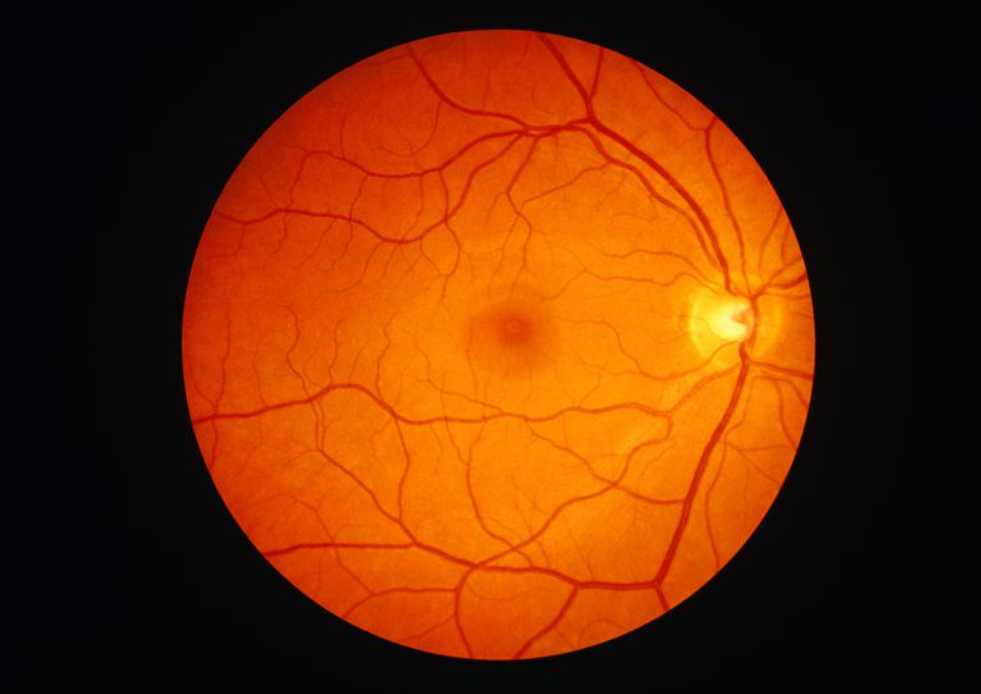
#> input picture retina.png, 981 x 694 px
$ python -i filter_image.py   (imports and definitions only)
#> lines starting #> are read from the running program, lines starting #| are printed output that depends on the picture
#> further down, picture is the input picture: shape (694, 981, 3); mean B, G, R 5.4, 44.9, 107.6
import cv2
import numpy as np
from . import _check_
from . import plots_image

def get_imagesDict_basic_formats(img, imgFormat = 'BGR', show = False):
    '''
    Applies basic transformation on the input image and saves it in a dictionary.
    Operations are:
        - splitting in RGB
        - splitting in HSV
        - splitting in LAB
        - grayscale

    Parameters
    ----------
    img : matrix width*height*3
        assumed BGR, it's possible to specify it's RGB with imgFormat flag.
    imgFormat : string, optional
        image format, can be either BGR or RGB. The default is 'BGR'.
    show : bool, optional
        if showing the plot of the dictionary. The default is False.

    Returns
    -------
    imagesDict : dictionary
        contains as keys the name of the corresponding image.

    '''
#> called with imgFormat = 'BGR', show = False
    # check image format
    validImgFormats = ['BGR', 'RGB']
    assert imgFormat in validImgFormats, \
    f"imgFormat not valid, possible values are: {validImgFormats}"

    if imgFormat == 'BGR':
        img = cv2.cvtColor(img, cv2.COLOR_BGR2RGB)

    # conversion
    img_gray = cv2.cvtColor(img, cv2.COLOR_RGB2GRAY)
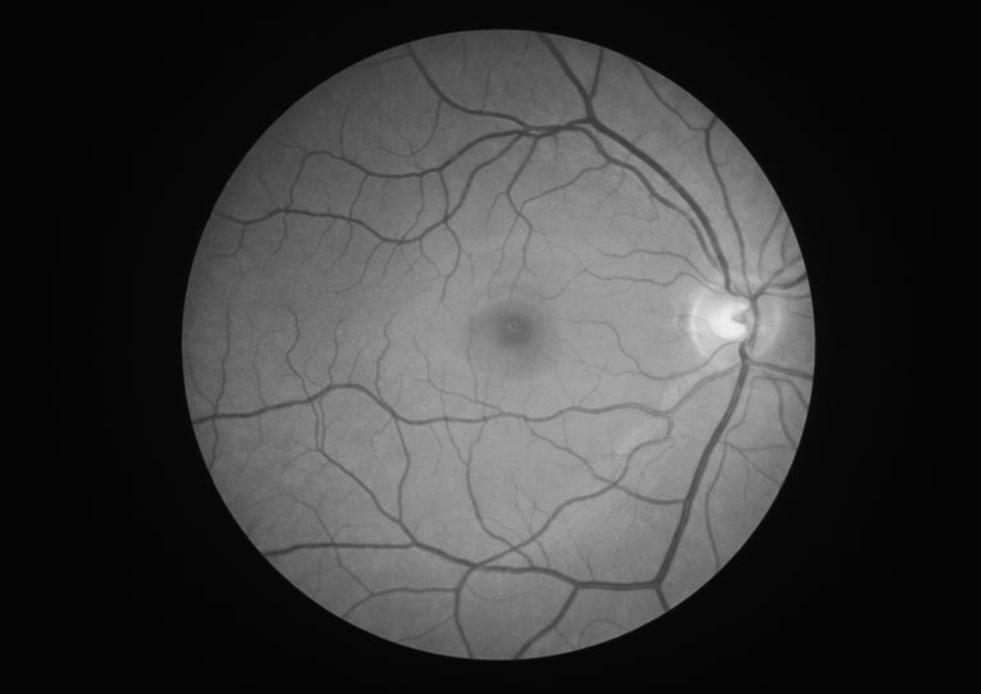
#> img_gray: shape (694, 981); min 1, max 240, mean 59.1
    img_hsv = cv2.cvtColor(img, cv2.COLOR_RGB2HSV)
#> img_hsv: shape (694, 981, 3); mean H, S, V 53.8, 172.5, 109
    img_hls = cv2.cvtColor(img, cv2.COLOR_RGB2HLS)
#> img_hls: shape (694, 981, 3); mean of channels 0, 1, 2 53.8, 56.8, 154
    img_lab = cv2.cvtColor(img, cv2.COLOR_RGB2LAB)
#> img_lab: shape (694, 981, 3); mean of channels 0, 1, 2 68.4, 150.9, 157.5

    # create images dictionary
    imagesDict = {}
    imagesDict['RGB'] = img
    for i in range(3):
        imagesDict['RGB ch' + str(i)]=img[:,:,i]
#> after the loop, imagesDict = 4 items
    for i in range(3):
        imagesDict['HSV ch' + str(i)]=img_hsv[:,:,i]
#> after the loop, imagesDict = 7 items
    for i in range(3):
        imagesDict['HLS ch' + str(i)]=img_hls[:,:,i]
#> after the loop, imagesDict = 10 items
    for i in range(3):
        imagesDict['LAB ch' + str(i)]=img_lab[:,:,i]
#> after the loop, imagesDict = 13 items
    imagesDict['gray'] = img_gray

    # print(imagesDict.keys())
    if show:
        # call function for image show
        plots_image.plot_imagesDict_subplots(imagesDict, ncols = 4,
        mainTitle = 'image inspection on the different channels')

    return imagesDict

# [384 lines left out: functions filter_image_3ch, filter_image_1ch, substitute_values, get_selected_pixels_from_contour, extract_Kmeans, not called in this run]

>>> import cv2
>>> picture = cv2.imread('retina.png')
>>> result = get_imagesDict_basic_formats(picture)
#> result = 14 items
